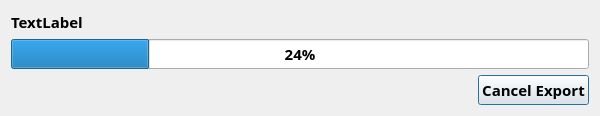
<?xml version="1.0" encoding="UTF-8"?>
<ui version="4.0">
 <class>progressDlg</class>
 <widget class="QDialog" name="progressDlg">
  <property name="geometry">
   <rect>
    <x>0</x>
    <y>0</y>
    <width>600</width>
    <height>104</height>
   </rect>
  </property>
  <property name="windowTitle">
   <string>Progress</string>
  </property>
  <layout class="QVBoxLayout" name="verticalLayout">
   <item>
    <widget class="QLabel" name="label">
     <property name="font">
      <font>
       <family>Arial Black</family>
       <pointsize>11</pointsize>
       <weight>75</weight>
       <bold>true</bold>
      </font>
     </property>
     <property name="text">
      <string>TextLabel</string>
     </property>
    </widget>
   </item>
   <item>
    <widget class="QProgressBar" name="progressBar">
     <property name="font">
      <font>
       <family>Arial Black</family>
       <pointsize>11</pointsize>
       <weight>75</weight>
       <bold>true</bold>
      </font>
     </property>
     <property name="value">
      <number>24</number>
     </property>
    </widget>
   </item>
   <item>
    <layout class="QHBoxLayout" name="horizontalLayout">
     <item>
      <spacer name="horizontalSpacer">
       <property name="orientation">
        <enum>Qt::Horizontal</enum>
       </property>
       <property name="sizeHint" stdset="0">
        <size>
         <width>40</width>
         <height>20</height>
        </size>
       </property>
      </spacer>
     </item>
     <item>
      <widget class="QPushButton" name="pbCancel">
       <property name="font">
        <font>
         <family>Arial Black</family>
         <pointsize>11</pointsize>
         <weight>75</weight>
         <bold>true</bold>
        </font>
       </property>
       <property name="text">
        <string>Cancel Export</string>
       </property>
      </widget>
     </item>
    </layout>
   </item>
  </layout>
 </widget>
 <resources/>
 <connections/>
</ui>
